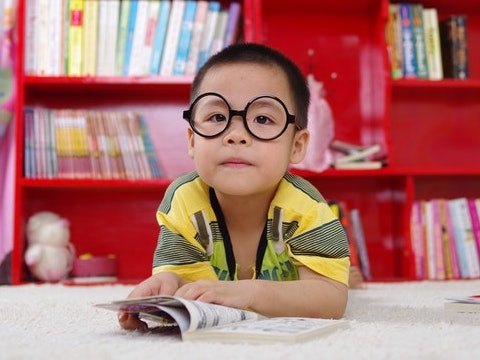
#> input picture trainings/Lab/DATA/boy.jpg, 480 x 360 px
$ jupyter execute 3_math_operations.ipynb   (shell and % lines are left out)
#> lines starting #> are read from the running program, lines starting #| are printed output that depends on the picture; long printed decimals are rounded
# <font style="color:rgb(50,120,229)">Math Operations</font>
The most basic operations like addition and multiplication are very heavily used in all image processing and computer vision applications.
We will look into two simple operations on images- changing contrast and brightness of the image using arithmetic operations like multiplication and addition.

**Important note:** Datatype Conversion

An image is represented as a numpy array once it's read using **`cv2.imread`** function. The default datatype of this object is **uint** (**8 bits**). For most Arithmentic operations like multiplication or division, we need to convert the array type to floating point with each pixel having **16, 32 or 64 bits** of data. This helps prevent overflow while working with the images.

[cell 1]
import cv2
import numpy as np
import matplotlib.pyplot as plt

[cell 2]
image = cv2.imread("DATA/boy.jpg")
#> image is the input picture: shape (360, 480, 3); mean B, G, R 111.8, 115.3, 174.3
print(image[0,0])
#| [218 205 213]

[cell 3]
# Convert unsigned int to float
image = np.float32(image)
print(image[0,0])
#| [218. 205. 213.]

# Scale the values so that they lie between [0,1]
scalingFactor = 1/255.0
image = image * scalingFactor
print(image[0,0])
#| [0.8549   0.8039 0.8353 ]

The scale or the scaling factor reduces the range of **0-255** to **0-1**, hence all the floating point numbers now range between 0-1. When we convert back to unsigned integer we use the **reciprocal** of the scaling factor and the range is converted from 0-1 to 0-255.

[cell 4]
#Convert back to unsigned int
image = image * (1.0/scalingFactor)
image = np.uint8(image)
print (image[0,0])
#| [218 205 213]

# <font style="color:rgb(50,120,229)">Contrast </font>
Contrast is the difference in intensity between the brightest and darkest regions of a given image. Higher the difference, higher is the contrast. The maximum contrast of an image is also known as **Dynamic Range**. In an image with good contrast, objects are easily discernible.
One of the easiest ways to improve contrast of an image is Intensity Scaling.

## <font style="color:rgb(50,120,229)">Contrast Enhancement</font>

Lets increase the contrast by 30%.

[cell 5]
contrastPercentage = 30

# Multiply with scaling factor to increase contrast
contrastHigh = image * (1+contrastPercentage/100)

# Display the outputs
plt.figure(figsize=[20,20])
plt.subplot(121);plt.imshow(image[...,::-1]);plt.title("original Image");
plt.subplot(122);plt.imshow(contrastHigh[...,::-1]);plt.title("High Contrast");
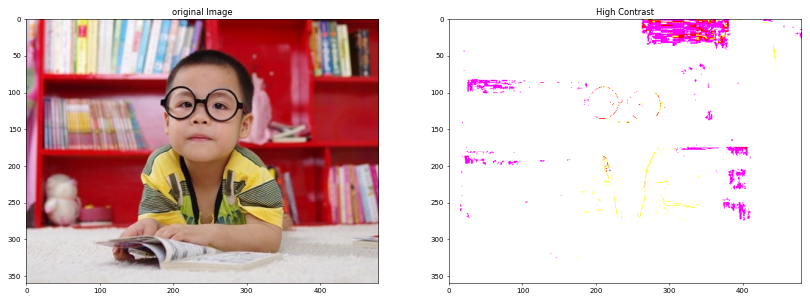
#> figure drawn by matplotlib, 2 panels

## <font style="color:rgb(50,120,229)">What went wrong here?</font>

[cell 6]
print("Original Image Datatype : {}".format(image.dtype))
#| Original Image Datatype : uint8
print("Contrast Image Datatype : {}".format(contrastHigh.dtype))
#| Contrast Image Datatype : float64

print("Original Image Highest Pixel Intensity : {}".format(image.max()))
#| Original Image Highest Pixel Intensity : 255
print("Contrast Image Highest Pixel Intensity : {}".format(contrastHigh.max()))
#| Contrast Image Highest Pixel Intensity : 331.5

### <font style = "color:rgb(8,133,37)">Issue with Contrast Enhancement </font>
Display functions expect the images to be in either of these 2 formats:
1. If the image is a float, then the range should be [0,1]. Anything above 1 is considered as white.
1. If the image is an int, then the range should be [0,255]. Anything above 255 is considered as white.

### <font style = "color:rgb(8,133,37)">Solution </font>
We can see that the datatype of contrastHigh is float and the max value is 331.5. So to get rid of the problem we can do either of the following:
1. **`Clip`** or **`Normalize`** the intensity values to **`0 ~ 255`** and change the data type to **`uint8`**.
1. If you want to keep the image in float format, then **`Normalize`** the instensity values so that it lies in **`[0,1]`**

[cell 7]
contrastPercentage = 30

# Clip the values to [0,255] and change it back to uint8 for display
contrastImage = image * (1+contrastPercentage/100)
clippedContrastImage = np.clip(contrastImage, 0, 255)
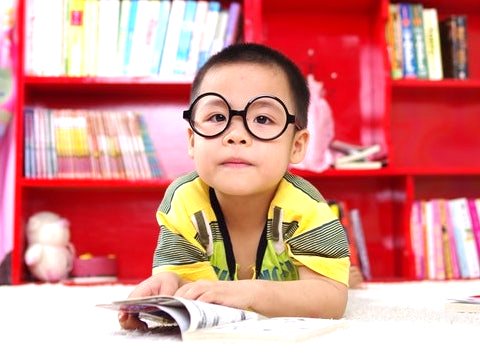
#> clippedContrastImage: shape (360, 480, 3) float64; mean B, G, R 139.3, 143.9, 215.9
contrastHighClippedUint8 = np.uint8(clippedContrastImage)

# Convert the range to [0,1] i.e dividing by max intensity and keep it in float format
contrastHighFloat = image * (1+contrastPercentage/100.0)
maxValue = image.max()
#> maxValue = 255
contrastHighNormalized01 = contrastHighFloat/maxValue

plt.figure(figsize=[20,20])
plt.subplot(131);plt.imshow(image[...,::-1]);plt.title("original Image");
plt.subplot(132);plt.imshow(contrastHighClippedUint8[...,::-1]);plt.title("converted back to uint8");
plt.subplot(133);plt.imshow(contrastHighNormalized01[...,::-1]);plt.title("Normalized float to [0, 1]");
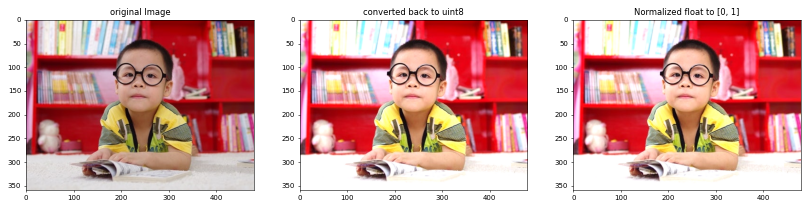
#> figure drawn by matplotlib, 3 panels

# <font style="color:rgb(50,120,229)">Brightness </font>
Brightness is a measure of light falling on the scene. In RGB color space, it can be thought of as the arithmetic mean of the R, G and B color values.
To make an image brighter, the intensity values should be increased by some offset value and vice-versa.

## <font style="color:rgb(50,120,229)">Brightness Enhancement</font>

We will increase the brightness by 50 intensity levels. ( Note that there are 255 intensity levels in a image)

[cell 8]
brightnessOffset = 50

# Add the offset for increasing brightness
brightHigh = image + brightnessOffset
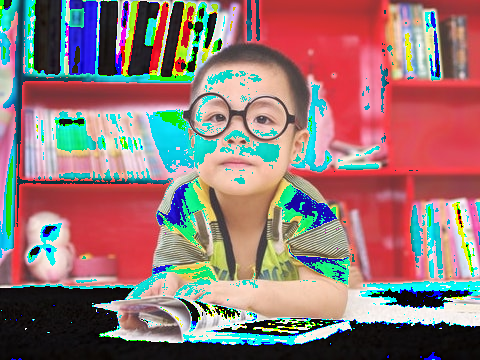
#> brightHigh: shape (360, 480, 3); mean B, G, R 116.6, 118.7, 146.4

# Display the outputs
plt.figure(figsize=[20,20])
plt.subplot(121);plt.imshow(image[...,::-1]);plt.title("original Image");
plt.subplot(122);plt.imshow(brightHigh[...,::-1]);plt.title("High Brightness");
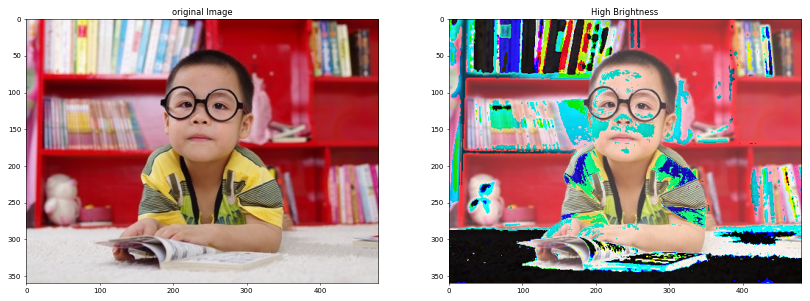
#> figure drawn by matplotlib, 2 panels

## <font style="color:rgb(50,120,229)">What's wrong?</font>

[cell 9]
print("Original Image Datatype : {}".format(image.dtype))
#| Original Image Datatype : uint8
print("Brightness Image Datatype : {}\n".format(brightHigh.dtype))
#| Brightness Image Datatype : uint8

print("Original Image Highest Pixel Intensity : {}".format(image.max()))
#| Original Image Highest Pixel Intensity : 255
print("Brightness Image Highest Pixel Intensity : {}".format(brightHigh.max()))
#| Brightness Image Highest Pixel Intensity : 255

### <font style="color:rgb(50,120,229)">Issue with Brightness Enhancement Code </font>
The highest pixel intensity in the original image is 255. Since we have added 50 to each pixel, the highest pixel intensity in `brightHigh` image should have been `305`. But we can see that the highest pixel intensity is in brightHigh image is `255`.

This is happening because of the uint8 datatype. Since the maximum value that a unsigned 8 bit integer can hold is 255, any value greater than that is causing an **`overflow`**.
Similarly **`underflow`** can happen for any value lower than 0.

### <font style="color:rgb(8,133,37)">Solution </font>
In order to get rid of this problem, we can do either of the following:
1. use opencv to handle uint8 arithmetic
1. converting the datatype of the operands to higher order integers (int32/64) or float (float32/64), whichever is applicable.

### <font style="color:rgb(8,133,37)"> Using opencv add function is the easier solution</font>

[cell 10]
brightnessOffset = 50
brightnessOffset_array = np.ones(image.shape,dtype='uint8')*brightnessOffset

# Add the offset for increasing brightness
brightHighOpenCV = cv2.add(image, brightnessOffset_array)
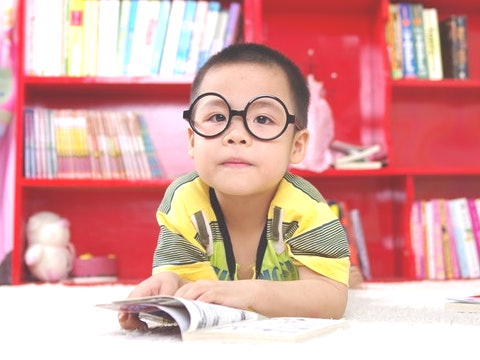
#> brightHighOpenCV: shape (360, 480, 3); mean B, G, R 158.9, 162.5, 219.2

# Display the outputs
plt.figure(figsize=[20,20])
plt.subplot(121);plt.imshow(image[...,::-1]);plt.title("original Image");
plt.subplot(122);plt.imshow(brightHighOpenCV[...,::-1]);plt.title("Using cv2.add function");
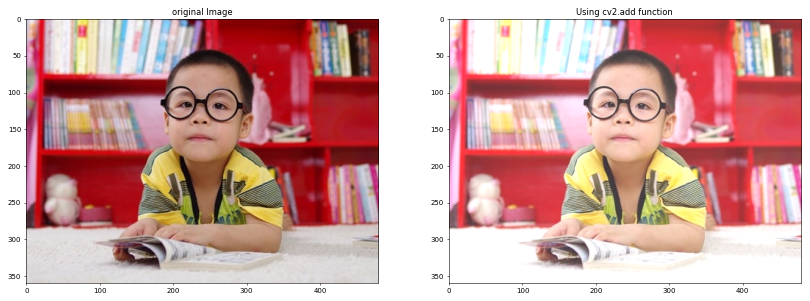
#> figure drawn by matplotlib, 2 panels

$ run again, with trainings/Lab/DATA/musk.jpg copied over trainings/Lab/DATA/boy.jpg
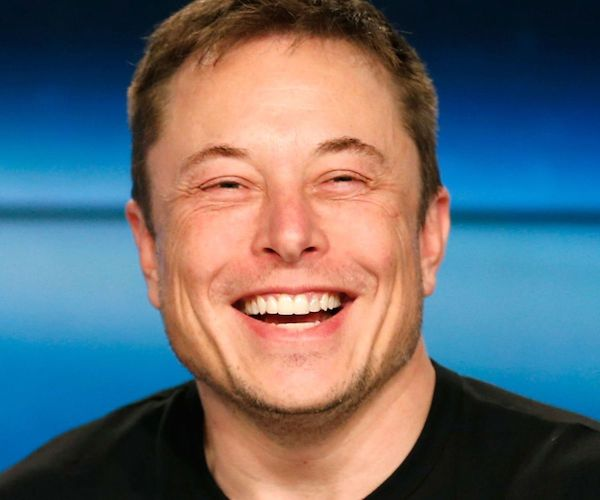
#> input picture trainings/Lab/DATA/musk.jpg, 600 x 500 px
#> image is the input picture: shape (500, 600, 3); mean B, G, R 112.1, 105.5, 100.1
#| [35 19  2]
#| [35. 19.  2.]
#| [0.1373 0.07451 0.007843]
#| [35 19  2]
#| Original Image Datatype : uint8
#| Contrast Image Datatype : float64
#| Original Image Highest Pixel Intensity : 255
#| Contrast Image Highest Pixel Intensity : 331.5
#> `clippedContrastImage = np.clip(contrastImage, 0, 255)`:
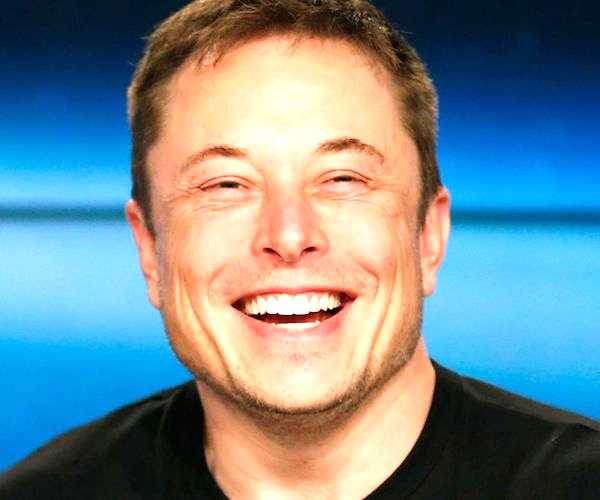
#> clippedContrastImage: shape (500, 600, 3) float64; mean B, G, R 144.3, 136.9, 116.1
#> maxValue = 255
#| Original Image Datatype : uint8
#| Brightness Image Datatype : uint8
#| Original Image Highest Pixel Intensity : 255
#| Brightness Image Highest Pixel Intensity : 255
#> `[cell 10] brightnessOffset = 50 brightnessOffset_array = np.ones(image..`:
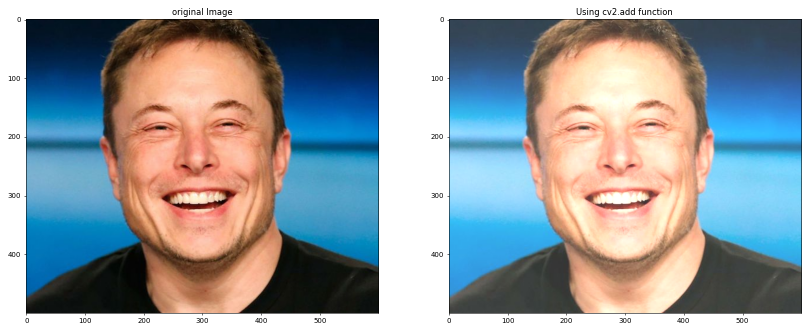
#> figure drawn by matplotlib, 2 panels

$ run again, with trainings/Lab/DATA/parrots.jpg copied over trainings/Lab/DATA/boy.jpg
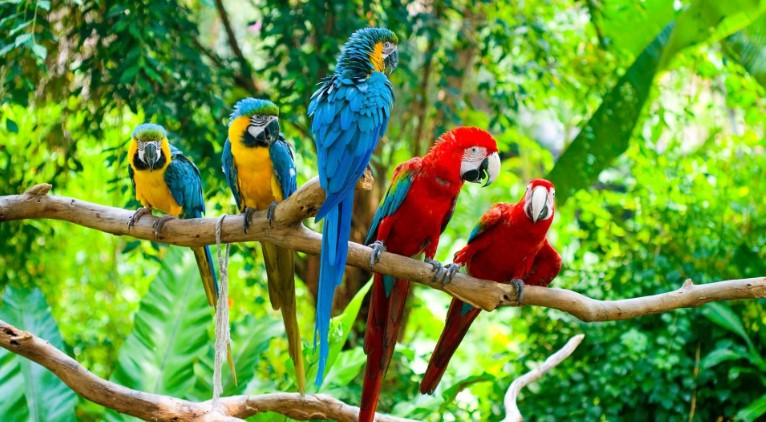
#> input picture trainings/Lab/DATA/parrots.jpg, 766 x 422 px
#> image is the input picture: shape (422, 766, 3); mean B, G, R 62.9, 149.4, 103.1
#| [ 90 157  95]
#| [ 90. 157.  95.]
#| [0.3529  0.6157  0.3725]
#| [ 90 157  95]
#| Original Image Datatype : uint8
#| Contrast Image Datatype : float64
#| Original Image Highest Pixel Intensity : 255
#| Contrast Image Highest Pixel Intensity : 331.5
#> `clippedContrastImage = np.clip(contrastImage, 0, 255)`:
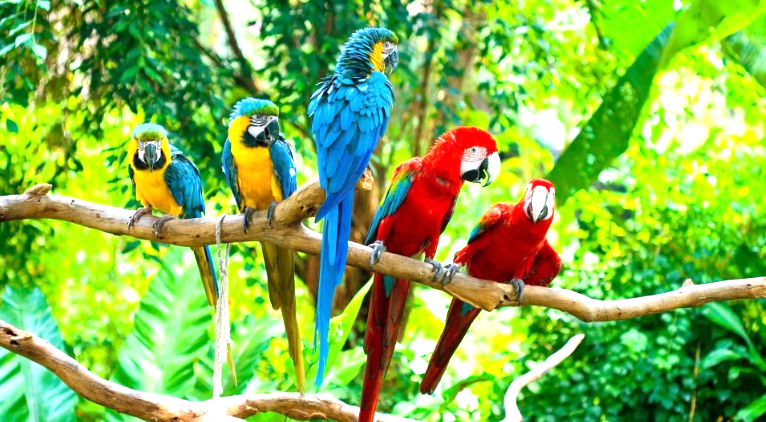
#> clippedContrastImage: shape (422, 766, 3) float64; mean B, G, R 80.2, 181.8, 130.9
#> maxValue = 255
#| Original Image Datatype : uint8
#| Brightness Image Datatype : uint8
#| Original Image Highest Pixel Intensity : 255
#| Brightness Image Highest Pixel Intensity : 255
#> `[cell 10] brightnessOffset = 50 brightnessOffset_array = np.ones(image..`:
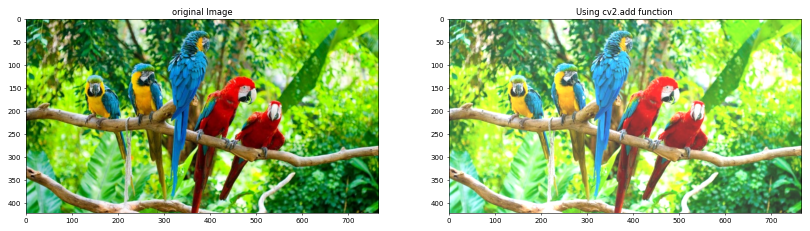
#> figure drawn by matplotlib, 2 panels
